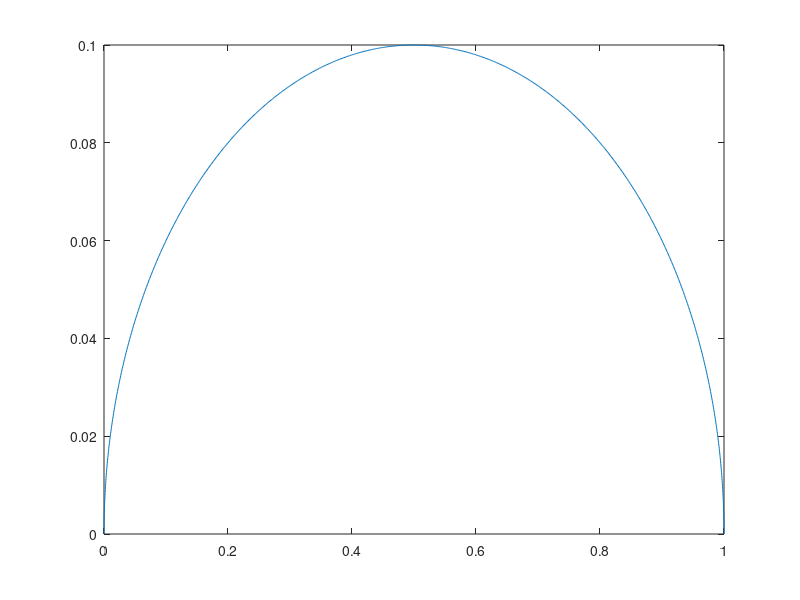

Recreate this plot in MATLAB.
th = linspace( 0, pi, 1000);
R = 0.50;
x = R*cos(th)+R;
z = 0.2*R*sin(th);
spline = zeros(3,length(x));
spline(1,:) = x;
spline(3,:) = z;
spline = fliplr(spline);

plot(x,z);
